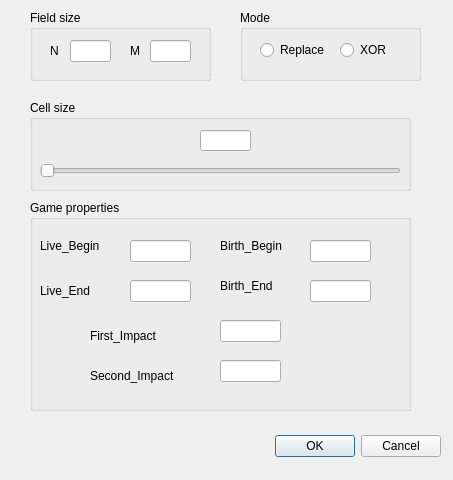
<?xml version="1.0" encoding="UTF-8"?>
<ui version="4.0">
 <class>GameProperty_dialog</class>
 <widget class="QDialog" name="GameProperty_dialog">
  <property name="geometry">
   <rect>
    <x>0</x>
    <y>0</y>
    <width>453</width>
    <height>480</height>
   </rect>
  </property>
  <property name="windowTitle">
   <string>Dialog</string>
  </property>
  <widget class="QDialogButtonBox" name="buttonBox">
   <property name="geometry">
    <rect>
     <x>100</x>
     <y>430</y>
     <width>341</width>
     <height>32</height>
    </rect>
   </property>
   <property name="orientation">
    <enum>Qt::Horizontal</enum>
   </property>
   <property name="standardButtons">
    <set>QDialogButtonBox::Cancel|QDialogButtonBox::Ok</set>
   </property>
  </widget>
  <widget class="QGroupBox" name="groupBox">
   <property name="geometry">
    <rect>
     <x>30</x>
     <y>10</y>
     <width>181</width>
     <height>71</height>
    </rect>
   </property>
   <property name="title">
    <string>Field size</string>
   </property>
   <widget class="QLabel" name="label">
    <property name="geometry">
     <rect>
      <x>20</x>
      <y>30</y>
      <width>21</width>
      <height>21</height>
     </rect>
    </property>
    <property name="text">
     <string>N</string>
    </property>
   </widget>
   <widget class="QLabel" name="label_2">
    <property name="geometry">
     <rect>
      <x>100</x>
      <y>30</y>
      <width>21</width>
      <height>21</height>
     </rect>
    </property>
    <property name="text">
     <string>M</string>
    </property>
   </widget>
   <widget class="QLineEdit" name="N_edit">
    <property name="geometry">
     <rect>
      <x>40</x>
      <y>30</y>
      <width>41</width>
      <height>22</height>
     </rect>
    </property>
   </widget>
   <widget class="QLineEdit" name="M_edit">
    <property name="geometry">
     <rect>
      <x>120</x>
      <y>30</y>
      <width>41</width>
      <height>22</height>
     </rect>
    </property>
   </widget>
  </widget>
  <widget class="QGroupBox" name="groupBox_2">
   <property name="geometry">
    <rect>
     <x>240</x>
     <y>10</y>
     <width>181</width>
     <height>71</height>
    </rect>
   </property>
   <property name="title">
    <string>Mode</string>
   </property>
   <widget class="QRadioButton" name="replaceButton">
    <property name="geometry">
     <rect>
      <x>20</x>
      <y>30</y>
      <width>71</width>
      <height>20</height>
     </rect>
    </property>
    <property name="text">
     <string>Replace</string>
    </property>
   </widget>
   <widget class="QRadioButton" name="xorButton">
    <property name="geometry">
     <rect>
      <x>100</x>
      <y>30</y>
      <width>71</width>
      <height>20</height>
     </rect>
    </property>
    <property name="text">
     <string>XOR</string>
    </property>
   </widget>
  </widget>
  <widget class="QGroupBox" name="groupBox_4">
   <property name="geometry">
    <rect>
     <x>30</x>
     <y>100</y>
     <width>381</width>
     <height>91</height>
    </rect>
   </property>
   <property name="title">
    <string>Cell size</string>
   </property>
   <widget class="QSlider" name="cellSize_slider">
    <property name="geometry">
     <rect>
      <x>10</x>
      <y>60</y>
      <width>361</width>
      <height>21</height>
     </rect>
    </property>
    <property name="maximum">
     <number>100</number>
    </property>
    <property name="orientation">
     <enum>Qt::Horizontal</enum>
    </property>
   </widget>
   <widget class="QLineEdit" name="cellSize_edit">
    <property name="geometry">
     <rect>
      <x>170</x>
      <y>30</y>
      <width>51</width>
      <height>21</height>
     </rect>
    </property>
   </widget>
  </widget>
  <widget class="QGroupBox" name="groupBox_3">
   <property name="geometry">
    <rect>
     <x>30</x>
     <y>200</y>
     <width>381</width>
     <height>211</height>
    </rect>
   </property>
   <property name="title">
    <string>Game properties</string>
   </property>
   <widget class="QLabel" name="label_3">
    <property name="geometry">
     <rect>
      <x>10</x>
      <y>30</y>
      <width>101</width>
      <height>31</height>
     </rect>
    </property>
    <property name="font">
     <font>
      <pointsize>9</pointsize>
     </font>
    </property>
    <property name="text">
     <string>Live_Begin</string>
    </property>
   </widget>
   <widget class="QLineEdit" name="L_B">
    <property name="geometry">
     <rect>
      <x>100</x>
      <y>40</y>
      <width>61</width>
      <height>22</height>
     </rect>
    </property>
   </widget>
   <widget class="QLabel" name="label_4">
    <property name="geometry">
     <rect>
      <x>10</x>
      <y>80</y>
      <width>71</width>
      <height>21</height>
     </rect>
    </property>
    <property name="font">
     <font>
      <pointsize>9</pointsize>
     </font>
    </property>
    <property name="text">
     <string>Live_End</string>
    </property>
   </widget>
   <widget class="QLabel" name="label_5">
    <property name="geometry">
     <rect>
      <x>190</x>
      <y>30</y>
      <width>71</width>
      <height>31</height>
     </rect>
    </property>
    <property name="font">
     <font>
      <pointsize>9</pointsize>
     </font>
    </property>
    <property name="text">
     <string>Birth_Begin</string>
    </property>
   </widget>
   <widget class="QLabel" name="label_6">
    <property name="geometry">
     <rect>
      <x>190</x>
      <y>70</y>
      <width>61</width>
      <height>31</height>
     </rect>
    </property>
    <property name="font">
     <font>
      <pointsize>9</pointsize>
     </font>
    </property>
    <property name="text">
     <string>Birth_End</string>
    </property>
   </widget>
   <widget class="QLineEdit" name="B_E">
    <property name="geometry">
     <rect>
      <x>280</x>
      <y>80</y>
      <width>61</width>
      <height>22</height>
     </rect>
    </property>
   </widget>
   <widget class="QLineEdit" name="B_B">
    <property name="geometry">
     <rect>
      <x>280</x>
      <y>40</y>
      <width>61</width>
      <height>22</height>
     </rect>
    </property>
   </widget>
   <widget class="QLabel" name="label_7">
    <property name="geometry">
     <rect>
      <x>60</x>
      <y>120</y>
      <width>101</width>
      <height>31</height>
     </rect>
    </property>
    <property name="font">
     <font>
      <pointsize>9</pointsize>
     </font>
    </property>
    <property name="text">
     <string>First_Impact</string>
    </property>
   </widget>
   <widget class="QLabel" name="label_8">
    <property name="geometry">
     <rect>
      <x>60</x>
      <y>160</y>
      <width>101</width>
      <height>31</height>
     </rect>
    </property>
    <property name="font">
     <font>
      <pointsize>9</pointsize>
     </font>
    </property>
    <property name="text">
     <string>Second_Impact</string>
    </property>
   </widget>
   <widget class="QLineEdit" name="F_I">
    <property name="geometry">
     <rect>
      <x>190</x>
      <y>120</y>
      <width>61</width>
      <height>22</height>
     </rect>
    </property>
   </widget>
   <widget class="QLineEdit" name="S_I">
    <property name="geometry">
     <rect>
      <x>190</x>
      <y>160</y>
      <width>61</width>
      <height>22</height>
     </rect>
    </property>
   </widget>
  </widget>
  <widget class="QLineEdit" name="L_E">
   <property name="geometry">
    <rect>
     <x>130</x>
     <y>280</y>
     <width>61</width>
     <height>22</height>
    </rect>
   </property>
  </widget>
 </widget>
 <resources/>
 <connections>
  <connection>
   <sender>buttonBox</sender>
   <signal>accepted()</signal>
   <receiver>GameProperty_dialog</receiver>
   <slot>accept()</slot>
   <hints>
    <hint type="sourcelabel">
     <x>318</x>
     <y>314</y>
    </hint>
    <hint type="destinationlabel">
     <x>157</x>
     <y>274</y>
    </hint>
   </hints>
  </connection>
  <connection>
   <sender>buttonBox</sender>
   <signal>rejected()</signal>
   <receiver>GameProperty_dialog</receiver>
   <slot>reject()</slot>
   <hints>
    <hint type="sourcelabel">
     <x>386</x>
     <y>320</y>
    </hint>
    <hint type="destinationlabel">
     <x>286</x>
     <y>274</y>
    </hint>
   </hints>
  </connection>
 </connections>
</ui>
